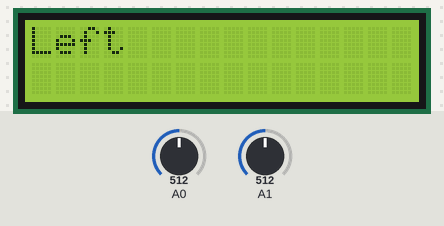
The sketch below on a simulated Arduino Uno, built with avr-gcc and run on an emulated ATmega328P. On the bench: 16×2 character LCD. The test bench sets the inputs (shaded band); at power-on: A0 = 512, A1 = 512. What the sketch prints to the serial monitor is not drawn.

Above: at 1.2 s.
1.3 s: A0 set to 491
At 2.5 s:
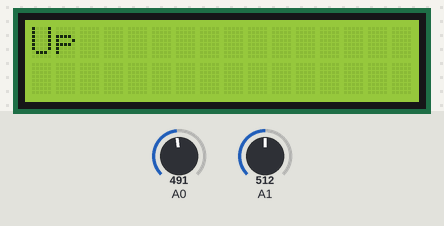
2.8 s: A1 set to 494
At 3.7 s:
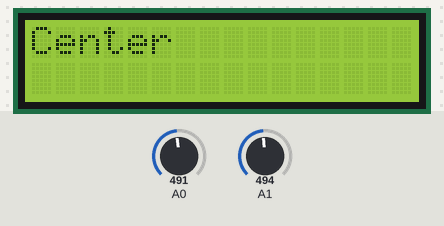
4.3 s: A1 set to 0
At 5.1 s:
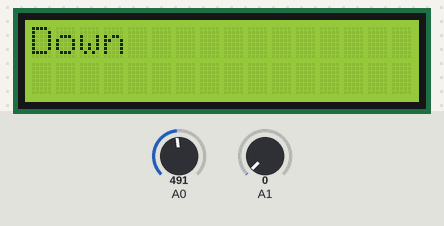
5.8 s: A0 set to 470
At 6.2 s:
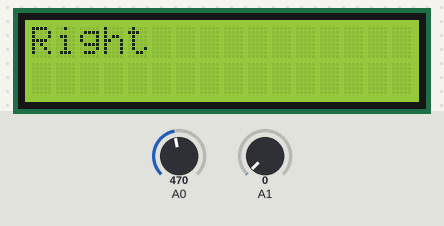
7.3 s: A0 set to 490
At 8.4 s:
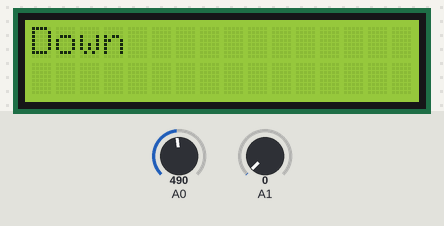
10.3 s: A0 set to 510
At 10.8 s:
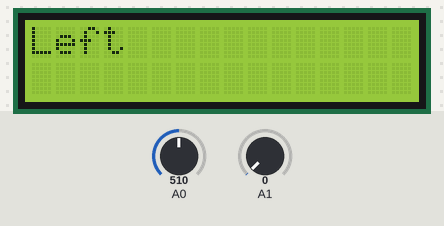
Timing chart, 0 to 12.8 s (numbered marks = the images above; inputs shaded):
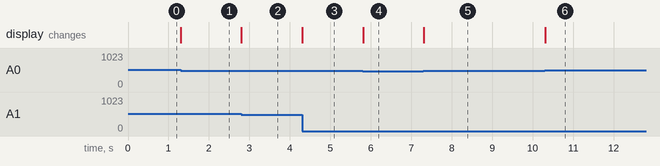

The sketch:

joy_lcd.ino
```cpp
#include <LiquidCrystal.h>
// initialize the library with the numbers of the interface pins
LiquidCrystal lcd(12,11,10,9,8,7,6,5,4,3,2);
int valY, valX;

void setup()
{
  Serial.begin(9600);
  lcd.begin(16,2);      // set up the LCD's number of columns and rows:

}
void loop()
{
  valY = analogRead(0);
  valX = analogRead(1);

  posJS();
  Serial.print(valY);
  Serial.print(", ");
  Serial.println(valX);
}

void posJS()
{
  if (valY <= 480)
  {
    right();
  }
  else if(valY >= 500)
  {
    left();
  }
  else if(valX <= 490)
  {
    down();
  }
  else if(valX >= 510)
  {
    up();
  }
  else if((valY < 500 && valY > 480) || (valX < 510 && valX > 490))
  {
    center();
  }
  else
  {
    lcd.setCursor(0,0);
    lcd.print("Error");
  }
}

void right()
{
  lcd.setCursor(0,0);   // set the cursor to column 0, line 0
  lcd.print("Right           "); //// Print a message to the LCD.
  delay(5);
}

void left()
{
  lcd.setCursor(0,0);   // set the cursor to column 0, line 0
  lcd.print("Left            "); //// Print a message to the LCD.
  delay(5);
}

void up()
{
  lcd.setCursor(0,0);   // set the cursor to column 0, line 0
  lcd.print("Up           "); //// Print a message to the LCD.
  delay(5);
}

void down()
{
  lcd.setCursor(0,0);   // set the cursor to column 0, line 0
  lcd.print("Down           "); //// Print a message to the LCD.
  delay(5);
}

void center()
{
  lcd.setCursor(0,0);   // set the cursor to column 0, line 0
  lcd.print("Center          "); //// Print a message to the LCD.
  delay(5);
}
```

Measured:
- the behaviour switches between 500 and 499 on A0 (found by bisection; images 0 and 1)
- the behaviour switches between 510 and 509 on A1 (found by bisection; images 1 and 2)
- after the input at 1.3 s, the display: changes at once (image 1)
- after the input at 2.8 s, the display: changes at once (image 2)
- after the input at 4.3 s, the display: changes at once (image 3)
- after the input at 5.8 s, the display: changes at once (image 4)
- after the input at 7.3 s, the display: changes at once (image 5)
- after the input at 10.3 s, the display: changes at once (image 6)
